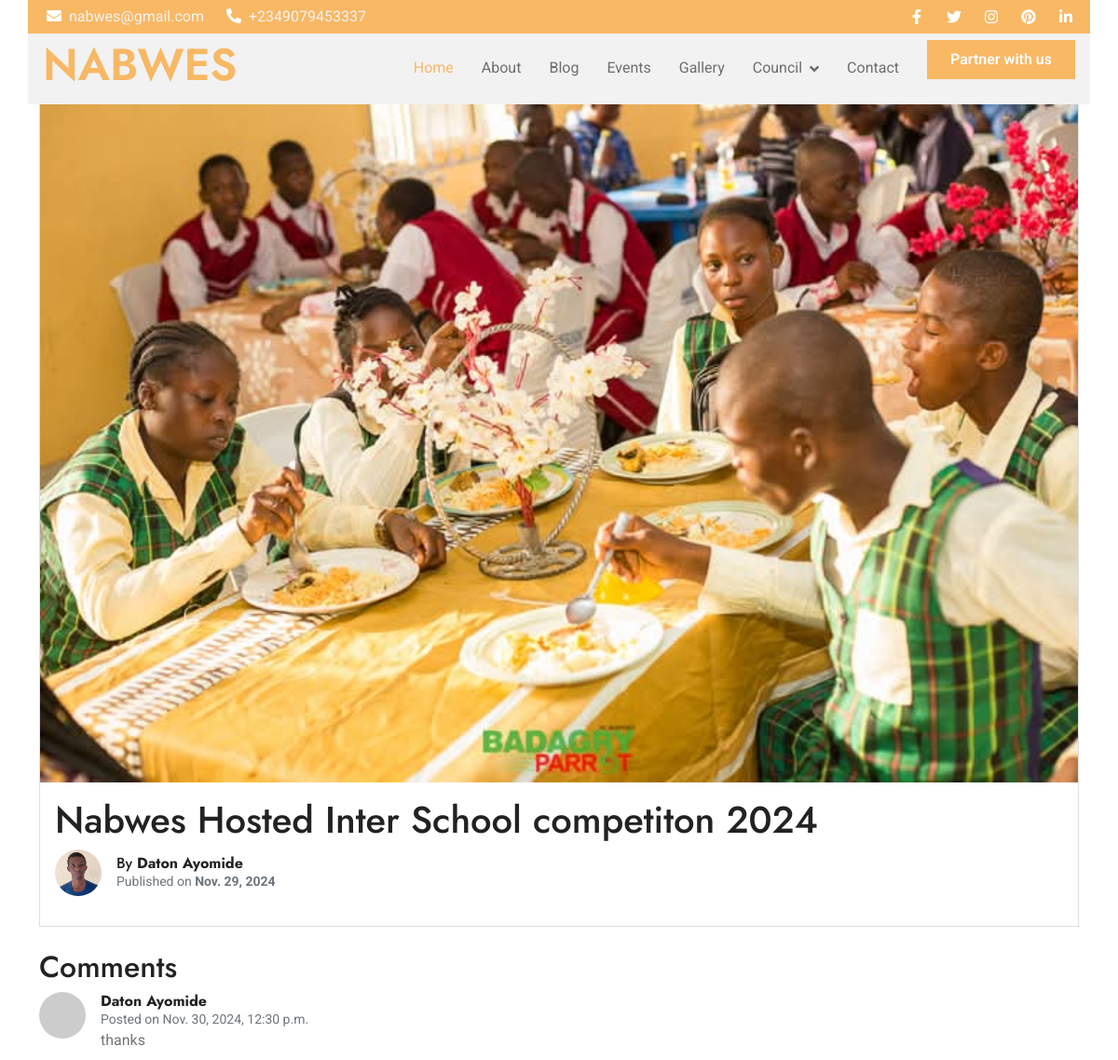
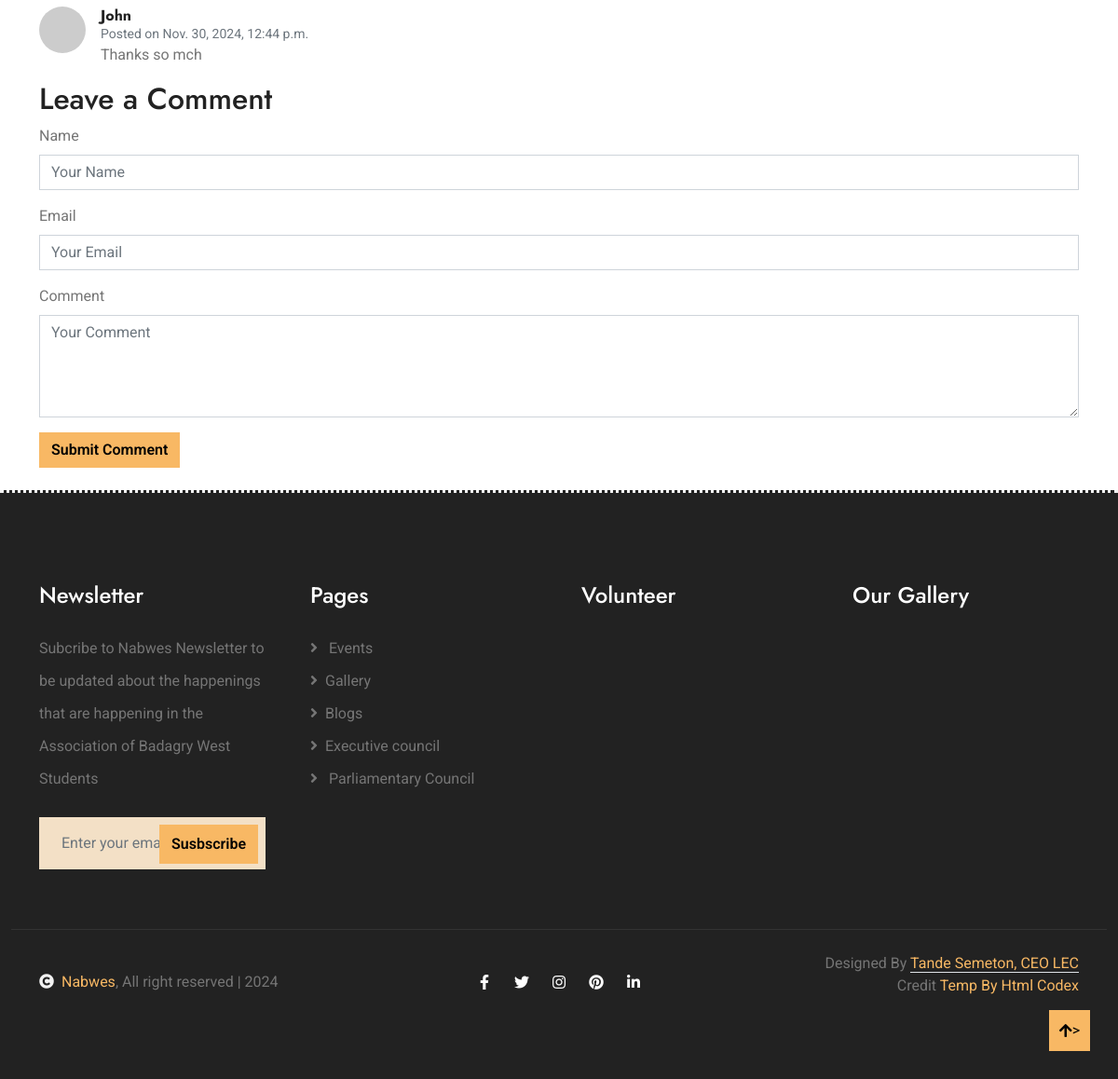
The app's page /blog/4/ with its own data (2 pictures, top to bottom).
### webapp/models.py (models this page shows, shortened)
class Blog(models.Model):
    img_url =  models.ImageField(upload_to="images/")
    title = models.CharField(max_length=1000)
    authour = models.CharField(max_length=500)
    desc = models.CharField(max_length=500, default="")
    authour_img = models.ImageField(default="", )
    body = RichTextField(blank=True, null=True)
    date = models.DateField()
    view_count = models.PositiveIntegerField(default=0)

class Comment(models.Model):
    blog = models.ForeignKey(Blog, related_name='comments', on_delete=models.CASCADE)
    author = models.CharField(max_length=70)
    email = models.EmailField(max_length=200)
    text = models.TextField()
    created_date = models.DateTimeField(auto_now_add=True)
    active = models.BooleanField(default=True)

### webapp/views.py (the view)
# urls.py: path('blog/<int:pk>/', blog_view, name="view"),
def blog_view(request, pk):
    global comment_form
    blog = get_object_or_404(Blog, pk=pk)
    if not hasattr(blog, 'view_count'):
        blog = Blog.objects.get(pk=pk)
    blog.view_count += 1
    blog.save()
    comments = Comment.objects.filter(blog=blog)
    if request.method == 'POST':
        comment_form = CommentForm(request.POST)
        if comment_form.is_valid():
            comment = comment_form.save(commit=False)
            comment.blog = blog
            comment.save()
    else:
        comment_form = CommentForm()
    return render(request, 'blog_view.html', {'blogs':blog, 'comments': comments, 'form':comment_form})

### webapp/forms.py
class CommentForm(forms.ModelForm):
    class Meta:
        model = Comment
        fields =['text', 'email', 'author']

### webapp/templates/blog_view.html (shortened to what this page needs)
{%extends 'base.html' %} {%block content %} <br /><br /><br />
{%load static%}
<div class="container my-4">
  <div class="card mb-4">
    <img src="{{blogs.img_url.url}}" class="card-img-top" alt="Blog Image" />
    <div class="card-body">
      <h1 class="card-title">{{blogs.title}}</h1>
      <div class="d-flex align-items-center mb-3">
        <img
          src="{{blogs.authour_img.url}}"
          class="rounded-circle me-3"
          alt="Author Image"
          style="height: 50px; width: 50px"
        />
        <div>
          <h6 class="mb-0">By <strong>{{blogs.authour}}</strong></h6>
          <small class="text-muted"
            >Published on <strong>{{blogs.date}}</strong></small
          >
        </div>
      </div>
    </div>
  </div>
  <div class="comments-section mb-4">
    <h2>Comments</h2>
    {%for comment in comments%}
    <div class="mb-3">
      <div class="d-flex align-items-start">
        <img
          src="https://via.placeholder.com/50"
          class="rounded-circle me-3"
          alt="User Avatar"
        />
        <div>
          <h6 class="fw-bold mb-0">{{comment.author}}</h6>
          <small class="text-muted"
            >Posted on <span>{{comment.created_date}}</span></small
          >
          <p class="mb-0">{{comment.text}}</p>
        </div>
      </div>
    </div>
    {%endfor%}
    <div class="comment-form">
      <h2>Leave a Comment</h2>
      <form method="post">
        <div class="mb-3">
          <label for="name" class="form-label">Name</label>
          <input
            type="text"
            class="form-control"
            name="author"
            id="id_author"
            placeholder="Your Name"
            required
          />
        </div>
        <div class="mb-3">
          <label for="email" class="form-label">Email</label>
          <input
            type="email"
            class="form-control"
            id="id_email"
            name="email"
            placeholder="Your Email"
            required
          />
        </div>
        <div class="mb-3">
          <label for="comment" class="form-label">Comment</label>
          <textarea
            class="form-control"
            id="id_text"
            rows="4"
            placeholder="Your Comment"
            name="text"
            required
          ></textarea>
        </div>
        <button type="submit" class="btn btn-primary">Submit Comment</button>
      </form>
    </div>
  </div>
</div>
{%endblock%}

### webapp/static/css/style.css (style rules this page uses)
.btn { font-weight: 600; transition: .5s; }

### records on screen
Blog: img_url (picture), title "Nabwes Hosted Inter School competiton 2024", authour_img (picture), authour "Daton Ayomide", date "Nov. 29, 2024"
Comment: author "Daton Ayomide", created_date "Nov. 30, 2024, 12:30 p.m.", text "thanks"
Comment: author "John", created_date "Nov. 30, 2024, 12:44 p.m.", text "Thanks so mch"
